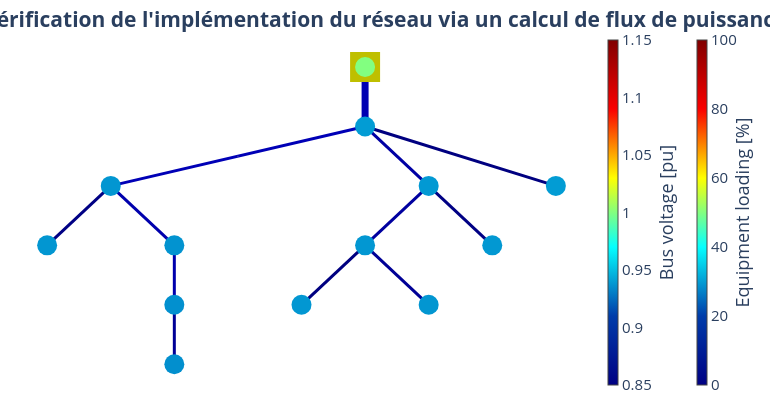

The notebook cell saved with this chart:
### Code cell
pp.runpp(net_pickle)
pd.DataFrame(net_pickle._ppc["internal"]["Ybus"].toarray()).round(1)
pp_plot.plot_powerflow_result(
    net=net_pickle,
    plot_title="Vérification de l'implémentation du réseau via un calcul de flux de puissance",
    filename="verification_powerflow.png",
)

### Figure 1 — Plotly figure (JSON) as saved in the notebook; plotly's stock layout.template omitted (floating-point values rounded to 4 significant figures)
{"data": [{"hoverinfo": "text", "legendgroup": "Transformers", "line": {"color": "rgb(0.0,0.0,177.5)", "width": 7}, "mode": "lines", "name": "Transformers", "showlegend": true, "text": "STMT003438<br>Loading: 4.5 %", "type": "scatter", "x": [0, 0, 0], "y": [0, -0.5, -1]}, {"hoverinfo": "text", "legendgroup": "Transformers", "marker": {"color": "rgb(0.0,0.0,177.5)", "size": 1, "symbol": "circle"}, "mode": "markers", "name": "edge_center", "showlegend": false, "text": ["STMT003438<br>Loading: 4.5 %"], "type": "scatter", "x": [0], "y": [-0.5]}, {"hoverinfo": "text", "legendgroup": "lines", "line": {"color": "rgb(0.0,0.0,182.04545454545453)", "width": 3}, "mode": "lines", "name": "lines", "showlegend": true, "text": "GKN3x150_150<br>Loading: 4.8 %", "type": "scatter", "x": [0, -1, -2], "y": [-1, -1.5, -2]}, {"hoverinfo": "text", "legendgroup": "lines", "line": {"color": "rgb(0.0,0.0,132.04545454545453)", "width": 3}, "mode": "lines", "name": "lines", "showlegend": false, "text": "GKN3x150_150_2<br>Loading: 0.6 %", "type": "scatter", "x": [-2, -2.25, -2.5], "y": [-2, -2.5, -3]}, {"hoverinfo": "text", "legendgroup": "lines", "line": {"color": "rgb(0.0,0.0,172.95454545454544)", "width": 3}, "mode": "lines", "name": "lines", "showlegend": false, "text": "GKN3X95_95<br>Loading: 4.0 %", "type": "scatter", "x": [-2, -1.75, -1.5], "y": [-2, -2.5, -3]}, {"hoverinfo": "text", "legendgroup": "lines", "line": {"color": "rgb(0.0,0.0,172.95454545454544)", "width": 3}, "mode": "lines", "name": "lines", "showlegend": false, "text": "GKT3X50_50<br>Loading: 3.9 %", "type": "scatter", "x": [-1.5, -1.5, -1.5], "y": [-3, -3.5, -4]}, {"hoverinfo": "text", "legendgroup": "lines", "line": {"color": "rgb(0.0,0.0,150.22727272727272)", "width": 3}, "mode": "lines", "name": "lines", "showlegend": false, "text": "GKT3X50_50_2<br>Loading: 2.0 %", "type": "scatter", "x": [-1.5, -1.5, -1.5], "y": [-4, -4.5, -5]}, {"hoverinfo": "text", "legendgroup": "lines", "line": {"color": "rgb(0.0,0.0,163.86363636363635)", "width": 3}, "mode": "lines", "name": "lines", "showlegend": false, "text": "GKN3x150_150_3<br>Loading: 3.1 %", "type": "scatter", "x": [0, 0.25, 0.5], "y": [-1, -1.5, -2]}, {"hoverinfo": "text", "legendgroup": "lines", "line": {"color": "rgb(0.0,0.0,159.3181818181818)", "width": 3}, "mode": "lines", "name": "lines", "showlegend": false, "text": "GKN3X95_95_2<br>Loading: 3.0 %", "type": "scatter", "x": [0.5, 0.25, 0], "y": [-2, -2.5, -3]}, {"hoverinfo": "text", "legendgroup": "lines", "line": {"color": "rgb(0.0,0.0,127.5)", "width": 3}, "mode": "lines", "name": "lines", "showlegend": false, "text": "GKN3x150_150_4<br>Loading: 0.2 %", "type": "scatter", "x": [0, -0.25, -0.5], "y": [-3, -3.5, -4]}, {"hoverinfo": "text", "legendgroup": "lines", "line": {"color": "rgb(0.0,0.0,150.22727272727272)", "width": 3}, "mode": "lines", "name": "lines", "showlegend": false, "text": "GKN3X50_50<br>Loading: 2.0 %", "type": "scatter", "x": [0, 0.25, 0.5], "y": [-3, -3.5, -4]}, {"hoverinfo": "text", "legendgroup": "lines", "line": {"color": "rgb(0.0,0.0,132.04545454545453)", "width": 3}, "mode": "lines", "name": "lines", "showlegend": false, "text": "GKN3X50_50_2<br>Loading: 0.5 %", "type": "scatter", "x": [0.5, 0.75, 1], "y": [-2, -2.5, -3]}, {"hoverinfo": "text", "legendgroup": "lines", "line": {"color": "rgb(0.0,0.0,127.5)", "width": 3}, "mode": "lines", "name": "lines", "showlegend": false, "text": "GKN3X240_240<br>Loading: 0.2 %", "type": "scatter", "x": [0, 0.75, 1.5], "y": [-1, -1.5, -2]}, {"marker": {"cmax": 100, "cmin": 0, "color": "rgb(255,255,255)", "colorbar": {"thickness": 10, "title": {"side": "right", "text": "Equipment loading [%]"}, "x": 1.15}, "colorscale": [[0, "rgb(0,0,131)"], [0.2, "rgb(0,60,170)"], [0.4, "rgb(5,255,255)"], [0.6, "rgb(255,255,0)"], [0.8, "rgb(250,0,0)"], [1, "rgb(128,0,0)"]], "opacity": 0, "size": 0}, "mode": "markers", "type": "scatter", "x": [0], "y": [-1]}, {"hoverinfo": "text", "legendgroup": "lines", "marker": {"color": "rgb(128, 128, 128)", "size": 1, "symbol": "circle"}, "mode": "markers", "name": "edge_center", "showlegend": false, "text": ["GKN3x150_150<br>Loading: 4.8 %", "GKN3x150_150_2<br>Loading: 0.6 %", "GKN3X95_95<br>Loading: 4.0 %", "GKT3X50_50<br>Loading: 3.9 %", "GKT3X50_50_2<br>Loading: 2.0 %", "GKN3x150_150_3<br>Loading: 3.1 %", "GKN3X95_95_2<br>Loading: 3.0 %", "GKN3x150_150_4<br>Loading: 0.2 %", "GKN3X50_50<br>Loading: 2.0 %", "GKN3X50_50_2<br>Loading: 0.5 %", "GKN3X240_240<br>Loading: 0.2 %"], "type": "scatter", "x": [-1], "y": [-1.5]}, {"hoverinfo": "text", "marker": {"color": "rgb(191, 191, 0)", "size": 30, "symbol": "square"}, "mode": "markers", "name": "Ext grid", "text": [null], "type": "scatter", "x": [0], "y": [0]}, {"hoverinfo": "text", "marker": {"cmax": 1.15, "cmin": 0.85, "color": [0.9395, 0.9377, 0.9376, 0.9368, 0.936, 0.9355, 0.9386, 0.938, 0.938, 0.9376, 0.9383, 0.9394, 1], "colorbar": {"thickness": 10, "title": {"side": "right", "text": "Bus voltage [pu]"}, "x": 1}, "colorscale": [[0, "rgb(0,0,131)"], [0.2, "rgb(0,60,170)"], [0.4, "rgb(5,255,255)"], [0.6, "rgb(255,255,0)"], [0.8, "rgb(250,0,0)"], [1, "rgb(128,0,0)"]], "size": 20, "symbol": "circle"}, "mode": "markers", "name": "buses", "text": ["STMT003438<br>V: 0.94 pu", "CDBT004764<br>V: 0.938 pu", "CDBT003746<br>V: 0.938 pu", "CDBT004760<br>V: 0.937 pu", "CDBT012139<br>V: 0.936 pu", "CDBT900784<br>V: 0.935 pu", "CDBT901452<br>V: 0.939 pu", "CDBT004774<br>V: 0.938 pu", "CDBT901604<br>V: 0.938 pu", "CDBT016055<br>V: 0.938 pu", "N1<br>V: 0.938 pu", "60437<br>V: 0.939 pu", "STMT003438HV<br>V: 1.0 pu"], "type": "scatter", "x": [0, -2, -2.5, -1.5, -1.5, -1.5, 0.5, 0, -0.5, 0.5, 1, 1.5, 0], "y": [-1, -2, -3, -3, -4, -5, -2, -3, -4, -4, -3, -2, 0]}], "layout": {"font": {"size": 15}, "height": 400, "hovermode": "closest", "legend": {"font": {"size": 12}, "itemsizing": "constant"}, "margin": {"b": 5, "l": 5, "r": 5, "t": 30}, "paper_bgcolor": "white", "plot_bgcolor": "white", "showlegend": false, "title": {"text": "<b>Vérification de l'implémentation du réseau via un calcul de flux de puissance<b>", "x": 0.5, "xanchor": "center", "y": 0.97, "yanchor": "top"}, "width": 770, "xaxis": {"showgrid": false, "showticklabels": false, "tickfont": {"family": "Arial Black", "size": 12}, "title": {"font": {"size": 12}}, "zeroline": false}, "yaxis": {"showgrid": false, "showticklabels": false, "tickfont": {"family": "Arial Black", "size": 12}, "title": {"font": {"size": 12}}, "zeroline": false}}}
